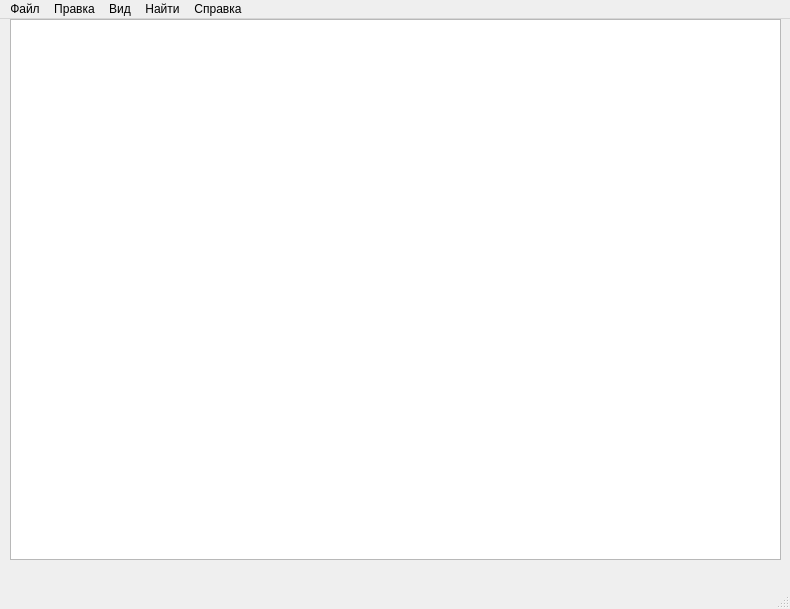
<?xml version="1.0" encoding="UTF-8"?>
<ui version="4.0">
 <class>Notepad</class>
 <widget class="QMainWindow" name="Notepad">
  <property name="geometry">
   <rect>
    <x>0</x>
    <y>0</y>
    <width>790</width>
    <height>609</height>
   </rect>
  </property>
  <property name="windowTitle">
   <string>Notepad</string>
  </property>
  <widget class="QWidget" name="centralwidget">
   <widget class="QTextEdit" name="textEdit">
    <property name="geometry">
     <rect>
      <x>10</x>
      <y>0</y>
      <width>771</width>
      <height>541</height>
     </rect>
    </property>
   </widget>
  </widget>
  <widget class="QMenuBar" name="menubar">
   <property name="geometry">
    <rect>
     <x>0</x>
     <y>0</y>
     <width>790</width>
     <height>26</height>
    </rect>
   </property>
   <widget class="QMenu" name="menufgd">
    <property name="title">
     <string>Файл</string>
    </property>
    <addaction name="newFile"/>
    <addaction name="openFile"/>
    <addaction name="saveFile"/>
   </widget>
   <widget class="QMenu" name="menu">
    <property name="title">
     <string>Правка</string>
    </property>
    <addaction name="undo"/>
    <addaction name="copy"/>
    <addaction name="paste"/>
   </widget>
   <widget class="QMenu" name="menu_2">
    <property name="title">
     <string>Вид</string>
    </property>
    <widget class="QMenu" name="menu_3">
     <property name="title">
      <string>Выравнивание</string>
     </property>
     <addaction name="alignLeft"/>
     <addaction name="alignCenter"/>
     <addaction name="alignRight"/>
    </widget>
    <addaction name="font"/>
    <addaction name="menu_3"/>
   </widget>
   <widget class="QMenu" name="menu_4">
    <property name="title">
     <string>Найти</string>
    </property>
    <addaction name="search"/>
    <addaction name="gotoLine"/>
   </widget>
   <widget class="QMenu" name="menu_5">
    <property name="title">
     <string>Справка</string>
    </property>
    <addaction name="about"/>
   </widget>
   <addaction name="menufgd"/>
   <addaction name="menu"/>
   <addaction name="menu_2"/>
   <addaction name="menu_4"/>
   <addaction name="menu_5"/>
  </widget>
  <widget class="QStatusBar" name="statusbar"/>
  <action name="newFile">
   <property name="text">
    <string>Новый</string>
   </property>
  </action>
  <action name="openFile">
   <property name="text">
    <string>Открыть</string>
   </property>
  </action>
  <action name="saveFile">
   <property name="text">
    <string>Сохранить как</string>
   </property>
  </action>
  <action name="undo">
   <property name="text">
    <string>Отменить</string>
   </property>
  </action>
  <action name="copy">
   <property name="text">
    <string>Копировать</string>
   </property>
  </action>
  <action name="paste">
   <property name="text">
    <string>Вставить</string>
   </property>
  </action>
  <action name="font">
   <property name="text">
    <string>Шрифт</string>
   </property>
  </action>
  <action name="alignLeft">
   <property name="text">
    <string>Слева</string>
   </property>
  </action>
  <action name="alignCenter">
   <property name="text">
    <string>По центру</string>
   </property>
  </action>
  <action name="alignRight">
   <property name="text">
    <string>Справа</string>
   </property>
  </action>
  <action name="search">
   <property name="text">
    <string>Поиск</string>
   </property>
  </action>
  <action name="gotoLine">
   <property name="text">
    <string>Перейти к строке</string>
   </property>
  </action>
  <action name="about">
   <property name="text">
    <string>О программе</string>
   </property>
  </action>
 </widget>
 <resources/>
 <connections/>
</ui>
